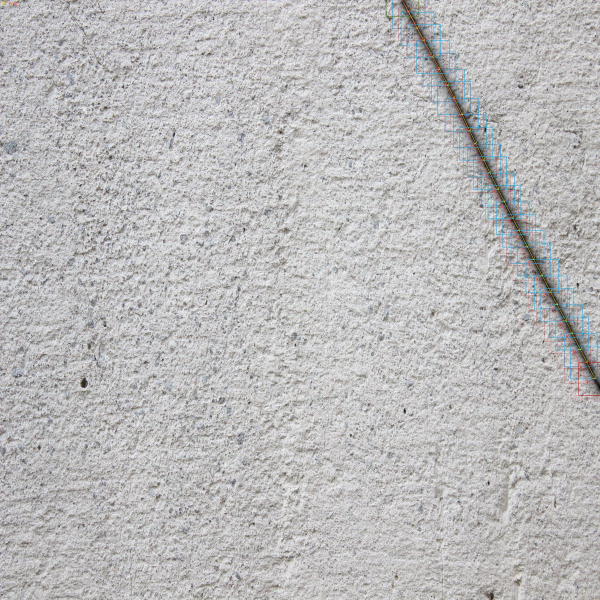
#> input picture src/openvla-rust-tracing/assets/trajectory1_web.jpg, 1200 x 1200 px (shown at 1/2 size)
$ python auto_annotate.py --image ../assets/trajectory1_web.jpg
#> lines starting #> are read from the running program, lines starting #| are printed output that depends on the picture; after the words box and inside, x2 and y2 are one past the last pixel; in counts of white or black regions, pixels touching at a corner belong together
"""
自動アノテーションツール (クラック線の自動トラッキング)

クラック画像を解析し、暗い線を自動検出・骨格化してパスを追跡する。
annotate.py と同一の JSON・パッチ画像形式で出力する。

アルゴリズム:
  1. グレースケール化 → 閾値で二値化（暗いピクセル=クラック）
  2. Zhang-Suen 細線化で1px幅の骨格を取得
  3. 端点（隣接1px）から DFS でパスを追跡
  4. 一定間隔でサブサンプリングしてウェイポイントを生成
  5. annotate.py と同じ形式で保存

使用方法:
  # 生成済み画像を自動アノテーション
  python auto_annotate.py --image crack_generated/00_concrete_w2.5.png --output_dir data/raw

  # generate_crack.py の既知パスから生成（最高精度）
  python auto_annotate.py --image crack_generated/00_concrete_w2.5.png \\
                          --output_dir data/raw --use_generated_path --seed 0

  # 閾値・ウェイポイント数を調整
  python auto_annotate.py --image path/to/crack.png --threshold 100 --n_waypoints 30
"""

from __future__ import annotations

import argparse
import json
import math
from pathlib import Path

import cv2
import numpy as np


# ─── 定数 ─────────────────────────────────────────────────────────────────
ACTION_DIM = 7
INSTRUCTION = "Follow the rust trace. Navigate to continue tracking the corrosion path."


# ─── Zhang-Suen 細線化 ────────────────────────────────────────────────────

def _zs_iteration(binary: np.ndarray, step: int) -> np.ndarray:
    """Zhang-Suen アルゴリズムの1イテレーション（step=0 or 1）。"""
    h, w = binary.shape
    marked = np.zeros_like(binary)

    # パディングして境界処理を簡略化
    pad = np.pad(binary, 1, constant_values=0)

    for y in range(1, h + 1):
        for x in range(1, w + 1):
            if pad[y, x] == 0:
                continue
            # 8近傍を時計回りに取得: p2..p9
            p2 = pad[y - 1, x]
            p3 = pad[y - 1, x + 1]
            p4 = pad[y,     x + 1]
            p5 = pad[y + 1, x + 1]
            p6 = pad[y + 1, x]
            p7 = pad[y + 1, x - 1]
            p8 = pad[y,     x - 1]
            p9 = pad[y - 1, x - 1]

            neighbors = [p2, p3, p4, p5, p6, p7, p8, p9]
            B = sum(neighbors)               # 前景近傍数
            if not (2 <= B <= 6):
                continue

            # 0→1 の遷移回数
            ring = neighbors + [neighbors[0]]
            A = sum(1 for i in range(8) if ring[i] == 0 and ring[i + 1] == 1)
            if A != 1:
                continue

            if step == 0:
                if p2 * p4 * p6 != 0:
                    continue
                if p4 * p6 * p8 != 0:
                    continue
            else:
                if p2 * p4 * p8 != 0:
                    continue
                if p2 * p6 * p8 != 0:
                    continue

            marked[y - 1, x - 1] = 1

    return binary & ~marked


def zhang_suen_thin(binary: np.ndarray, max_iter: int = 300) -> np.ndarray:
    """
    Zhang-Suen 細線化。
    binary: 前景=1, 背景=0 の uint8 配列
    """
    skel = binary.copy().astype(np.uint8)
    for _ in range(max_iter):
        prev = skel.copy()
        skel = _zs_iteration(skel, 0)
        skel = _zs_iteration(skel, 1)
        if np.array_equal(skel, prev):
            break
    return skel


# ─── スケルトン追跡 ────────────────────────────────────────────────────────

def _neighbors8(y: int, x: int, h: int, w: int):
    """8近傍座標を返す（範囲内のみ）。"""
    for dy in (-1, 0, 1):
        for dx in (-1, 0, 1):
            if dy == 0 and dx == 0:
                continue
            ny, nx = y + dy, x + dx
            if 0 <= ny < h and 0 <= nx < w:
                yield ny, nx


def find_endpoints(skel: np.ndarray) -> list[tuple[int, int]]:
    """骨格の端点（隣接前景ピクセルが1個）を返す。"""
    h, w = skel.shape
    pts = []
    ys, xs = np.where(skel > 0)
    for y, x in zip(ys.tolist(), xs.tolist()):
        n = sum(1 for ny, nx in _neighbors8(y, x, h, w) if skel[ny, nx] > 0)
        if n == 1:
            pts.append((y, x))
    return pts


def trace_skeleton(skel: np.ndarray, start: tuple[int, int]) -> list[tuple[int, int]]:
    """
    start から貪欲にスケルトンをたどり、順序付きピクセルリストを返す。
    一本線前提（分岐なし）なので常に未訪問の隣接ピクセルへ進む。
    (y, x) 形式。
    """
    h, w = skel.shape
    visited = np.zeros_like(skel, dtype=bool)
    path: list[tuple[int, int]] = [start]
    visited[start[0], start[1]] = True

    cy, cx = start
    while True:
        next_pts = [
            (ny, nx)
            for ny, nx in _neighbors8(cy, cx, h, w)
            if skel[ny, nx] > 0 and not visited[ny, nx]
        ]
        if not next_pts:
            break
        # 複数候補がある場合は直前の移動方向に最も近いものを選ぶ
        if len(path) >= 2:
            dy_prev = cy - path[-2][0]
            dx_prev = cx - path[-2][1]
            def continuity(pt):
                dy = pt[0] - cy
                dx = pt[1] - cx
                return -(dy * dy_prev + dx * dx_prev)  # 内積が大きい＝同方向
            next_pts.sort(key=continuity)
        ny, nx = next_pts[0]
        visited[ny, nx] = True
        path.append((ny, nx))
        cy, cx = ny, nx

    return path


def subsample_path(
    path: list[tuple[int, int]],
    n_waypoints: int,
) -> list[tuple[int, int]]:
    """パスを等間隔に n_waypoints 点にサブサンプリングする。"""
    if len(path) <= n_waypoints:
        return path

    # 累積弧長を計算して均等サンプリング
    arc = [0.0]
    for i in range(1, len(path)):
        dy = path[i][0] - path[i - 1][0]
        dx = path[i][1] - path[i - 1][1]
        arc.append(arc[-1] + math.sqrt(dy * dy + dx * dx))

    total = arc[-1]
    targets = [total * i / (n_waypoints - 1) for i in range(n_waypoints)]

    result = []
    j = 0
    for t in targets:
        while j < len(arc) - 1 and arc[j + 1] < t:
            j += 1
        result.append(path[j])
    return result


# ─── クラック検出 ─────────────────────────────────────────────────────────

def detect_crack_path(
    image_path: str,
    threshold: int = 80,
    n_waypoints: int = 20,
    min_component_px: int = 50,
) -> list[tuple[int, int]]:
    """
    画像からクラックを自動検出し、ウェイポイント列を返す。
    座標は (x, y) 形式（annotate.py に合わせる）。

    Parameters
    ----------
    image_path : str
        入力画像パス（RGB/グレースケール PNG/JPG）
    threshold : int
        二値化閾値（0〜255）。値以下のピクセルをクラックとみなす
    n_waypoints : int
        出力するウェイポイント数
    min_component_px : int
        ノイズ除去のための最小連結成分サイズ（px）

    Returns
    -------
    list of (x, y) tuples
    """
    img = cv2.imread(image_path)
    if img is None:
        raise FileNotFoundError(f"画像が読み込めません: {image_path}")

    gray = cv2.cvtColor(img, cv2.COLOR_BGR2GRAY)

    # ── 1. 閾値で二値化（暗いピクセル = クラック）─────────────────────
    _, binary = cv2.threshold(gray, threshold, 255, cv2.THRESH_BINARY_INV)

    # ── 2. ノイズ除去（小さい連結成分を除外）───────────────────────────
    n_labels, labels, stats, _ = cv2.connectedComponentsWithStats(binary, connectivity=8)
    clean = np.zeros_like(binary)
    for label in range(1, n_labels):
        if stats[label, cv2.CC_STAT_AREA] >= min_component_px:
            clean[labels == label] = 1

    if clean.sum() == 0:
        raise ValueError(
            f"クラックが検出されませんでした。threshold={threshold} を調整してください。"
        )

    # ── 3. Zhang-Suen 細線化 ─────────────────────────────────────────
    print(f"[auto_annotate] 細線化中... (前景ピクセル数: {clean.sum()})")
    skel = zhang_suen_thin(clean)
    print(f"[auto_annotate] 骨格ピクセル数: {skel.sum()}")

    # ── 4. 端点を探してトレース ──────────────────────────────────────
    endpoints = find_endpoints(skel)
    print(f"[auto_annotate] 端点数: {len(endpoints)}")

    if len(endpoints) == 0:
        # 端点なし（閉じたループ） → 最初の前景ピクセルを起点に
        ys, xs = np.where(skel > 0)
        start = (int(ys[0]), int(xs[0]))
    else:
        # 最も離れた端点ペアの片方を起点に
        if len(endpoints) >= 2:
            max_dist = -1
            best = endpoints[0]
            for i in range(len(endpoints)):
                for j in range(i + 1, len(endpoints)):
                    dy = endpoints[i][0] - endpoints[j][0]
                    dx = endpoints[i][1] - endpoints[j][1]
                    d = dy * dy + dx * dx
                    if d > max_dist:
                        max_dist = d
                        best = endpoints[i]
            start = best
        else:
            start = endpoints[0]

    path_yx = trace_skeleton(skel, start)
    print(f"[auto_annotate] 追跡パス長: {len(path_yx)} px")

    # ── 5. サブサンプリング → (x, y) に変換 ──────────────────────────
    waypoints_yx = subsample_path(path_yx, n_waypoints)
    waypoints_xy = [(x, y) for (y, x) in waypoints_yx]

    return waypoints_xy


# ─── generate_crack.py の既知パスを使う場合 ──────────────────────────────

# [17 lines left out: function get_generated_path, not called in this run]


# ─── annotate.py と同一形式で保存 ─────────────────────────────────────────

def crop_patch(img: np.ndarray, x: int, y: int, patch_size: int) -> np.ndarray:
    """(x, y) を中心とした patch_size × patch_size のクロップ（ゼロパディング）。"""
    h, w = img.shape[:2]
    half = patch_size // 2
    canvas = np.zeros((h + patch_size, w + patch_size, 3), dtype=np.uint8)
    canvas[half:half + h, half:half + w] = img
    cx, cy = x + half, y + half
    return canvas[cy - half:cy + half, cx - half:cx + half]


def save_episode(
    image_path: str,
    visit_sequence: list[tuple[int, int]],
    output_dir: Path,
    episode_id: int,
    patch_size: int,
    step_offset: int,
) -> int:
    """annotate.py と同一形式でエピソードを保存し、次の step_offset を返す。"""
    img = cv2.imread(image_path)
    if img is None:
        raise FileNotFoundError(f"画像が読み込めません: {image_path}")

    steps_dir = output_dir / "steps"
    steps_dir.mkdir(parents=True, exist_ok=True)
    episode_dir = output_dir / "episodes"
    episode_dir.mkdir(parents=True, exist_ok=True)

    steps = []
    for seq_idx, (x, y) in enumerate(visit_sequence):
        step_id = step_offset + seq_idx

        patch = crop_patch(img, x, y, patch_size)
        img_filename = f"step_{step_id:06d}.png"
        cv2.imwrite(str(steps_dir / img_filename), patch)

        if seq_idx < len(visit_sequence) - 1:
            nx, ny = visit_sequence[seq_idx + 1]
            action_vec = [float(nx - x), float(ny - y), 0.0, 0.0, 0.0, 0.0, 0.0]
        else:
            action_vec = [0.0] * ACTION_DIM

        steps.append({
            "step_id":      step_id,
            "episode_id":   episode_id,
            "image_path":   f"steps/{img_filename}",
            "instruction":  INSTRUCTION,
            "action_vector": action_vec,
            "pixel_x":      x,
            "pixel_y":      y,
            "is_first":     seq_idx == 0,
            "is_last":      seq_idx == len(visit_sequence) - 1,
            "annotation_method": "auto",   # 手動と区別するフィールド
        })

    episode = {
        "episode_id":   episode_id,
        "source_image": Path(image_path).name,
        "patch_size":   patch_size,
        "annotation_method": "auto",
        "steps":        steps,
    }

    episode_path = episode_dir / f"episode_{episode_id:04d}.json"
    with open(episode_path, "w") as f:
        json.dump(episode, f, indent=2, ensure_ascii=False)

    print(f"[auto_annotate] 保存完了: {episode_path}  ({len(steps)} steps)")
    return step_offset + len(steps)


# ─── CLI ──────────────────────────────────────────────────────────────────

def main() -> None:
    parser = argparse.ArgumentParser(
        description="自動クラックトラッキング・アノテーションツール"
    )
    parser.add_argument("--image", required=True,
                        help="入力画像パス")
    parser.add_argument("--output_dir", default="data/raw",
                        help="出力ディレクトリ (デフォルト: data/raw)")
    parser.add_argument("--episode_id", type=int, default=0,
                        help="エピソードID")
    parser.add_argument("--patch_size", type=int, default=224,
                        help="観測クロップサイズ px (デフォルト: 224)")
    parser.add_argument("--step_offset", type=int, default=0,
                        help="step_id の開始番号（複数エピソード連番用）")
    parser.add_argument("--threshold", type=int, default=80,
                        help="クラック検出の二値化閾値 0-255 (デフォルト: 80)")
    parser.add_argument("--n_waypoints", type=int, default=20,
                        help="生成するウェイポイント数 (デフォルト: 20)")
    parser.add_argument("--min_component_px", type=int, default=50,
                        help="ノイズ除去の最小連結成分サイズ (デフォルト: 50)")
    parser.add_argument("--use_generated_path", action="store_true",
                        help="generate_crack.py の既知パスを使う（生成画像専用・最高精度）")
    parser.add_argument("--seed", type=int, default=0,
                        help="--use_generated_path 使用時のシード値")
    args = parser.parse_args()

    output_dir = Path(args.output_dir)

    if args.use_generated_path:
        print(f"[auto_annotate] モード: 既知パス使用 (seed={args.seed})")
        waypoints = get_generated_path(seed=args.seed, n_waypoints=args.n_waypoints)
    else:
        print(f"[auto_annotate] モード: 画像解析 (threshold={args.threshold})")
        waypoints = detect_crack_path(
            args.image,
            threshold=args.threshold,
            n_waypoints=args.n_waypoints,
            min_component_px=args.min_component_px,
        )
#> in detect_crack_path, img is the input picture: shape (1200, 1200, 3); mean B, G, R 187, 186.4, 187.3
#> in detect_crack_path, `_, binary = cv2.threshold(gray, threshold, 255, cv2.THRESH_BINARY_INV)`:
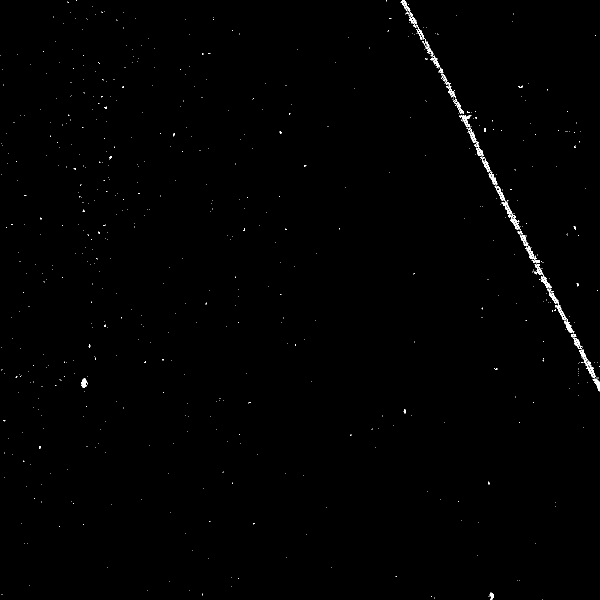
#> binary: shape (1200, 1200) (shown at 1/2 size); 0.44% white in thin lines or dots
#> in detect_crack_path, `n_labels, labels, stats, _ = cv2.connectedComponentsWithStats(binary, ..`: n_labels = 689; stats = 689 rows, first 6: [0, 0, 1200, 1200, 1433653], [152, 1, 2, 1, 2], [772, 0, 2, 3, 4], [801, 0, 19, 24, 144], [134, 3, 3, 3, 4], [816, 8, 2, 1, 2]
#> after the loop in detect_crack_path, `for label in range(1, n_labels):`:
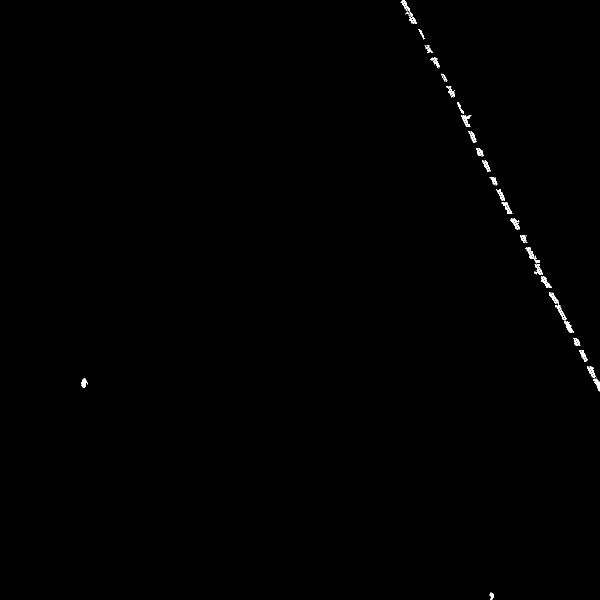
#> clean: shape (1200, 1200) (shown at 1/2 size); values 0 (black) and 1 (white), 0.29% white; 36 white regions, largest, box (x1, y1, x2, y2) and area: (922, 230, 943, 254) 195, (1082, 553, 1104, 576) 183, (1021, 437, 1040, 460) 182
#> (printed output is left out)
#> the loop in zhang_suen_thin, `for _ in range(max_iter):` made 4 passes
#> pass 1, in zhang_suen_thin, `skel = _zs_iteration(skel, 1)`:
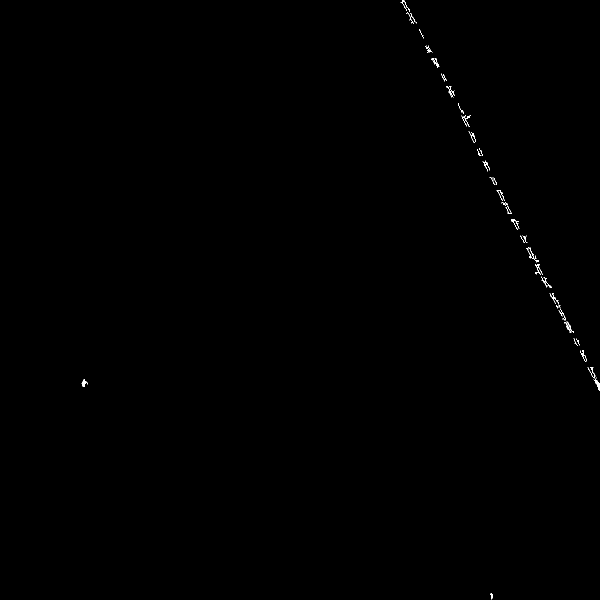
#> skel: shape (1200, 1200) (shown at 1/2 size); values 0 (black) and 1 (white), 0.13% white in thin lines or dots, all inside (x1, y1, x2, y2) = (163, 0, 1200, 1199)
#| [auto_annotate] 骨格ピクセル数: 1587
#> in find_endpoints, `ys, xs = np.where(skel > 0)`: ys = 1587 values from 0 to 1198; xs = 1587 values, max 1199 at index 1574, min 167 at index 1533, mean 999
#> the loop in find_endpoints, `for y, x in zip(ys.tolist(), xs.tolist()):` made 1587 passes
#> (y, x, n) on passes 1 to 3: (0, 805, 2), (0, 806, 2), (1, 804, 2)
#> after the loop in find_endpoints, `for y, x in zip(ys.tolist(), xs.tolist()):`: pts = 115 pairs, first value 5 to 1198, second value 167 to 1199
#> in detect_crack_path, `endpoints = find_endpoints(skel)`: endpoints has the same summary as pts in find_endpoints
#| [auto_annotate] 端点数: 115
#> in detect_crack_path, `best = endpoints[0]`: best = (5, 801)
#> the loop in detect_crack_path, `for i in range(len(endpoints)):` made 115 passes
#> after the loop in detect_crack_path, `for i in range(len(endpoints)):`: max_dist = 1456010
#> in detect_crack_path, `start = best`: start = (5, 801)
#> in trace_skeleton, `path: list[tuple[int, int]] = [start]`: path = [(5, 801)]
#> in trace_skeleton, `cy, cx = start`: cy = 5; cx = 801
#> the loop in trace_skeleton, `while True:` made 34 passes
#> (dy_prev, dx_prev, ny, nx, cy) on passes 3, 4, 5, 9, 10, 11, 12, 13: (0, 1, 3, 804, 3), (-1, 1, 2, 804, 2), (-1, 0, 1, 804, 1), (1, 1, 2, 808, 2), (1, 1, 3, 809, 3), (1, 1, 4, 810, 4), (1, 1, 5, 810, 5), (1, 0, 6, 811, 6)
#> after the loop in trace_skeleton, `while True:`:
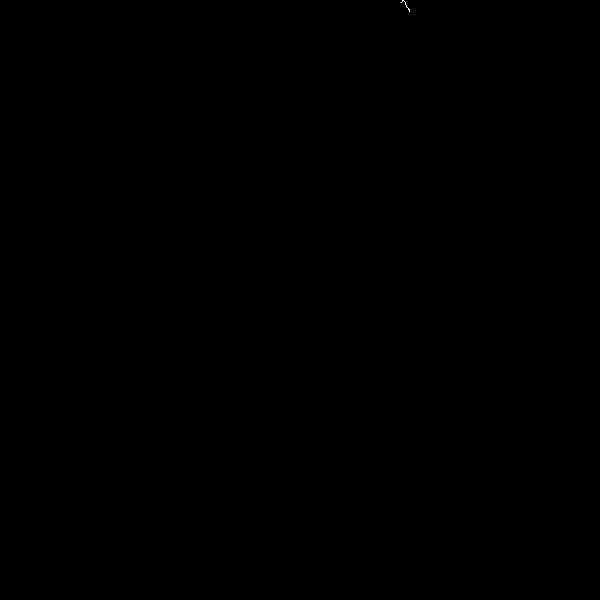
#> visited: shape (1200, 1200) bool (shown at 1/2 size); 0% white in thin lines or dots, all inside (x1, y1, x2, y2) = (801, 0, 820, 24)
#> after the loop in trace_skeleton, `while True:`: path = 34 pairs, first value 0 to 23, second value 801 to 819
#> in detect_crack_path, `path_yx = trace_skeleton(skel, start)`: path_yx has the same summary as path in trace_skeleton
#| [auto_annotate] 追跡パス長: 34 px
#> the loop in subsample_path, `for i in range(1, len(path)):` made 33 passes
#> (dy, dx) on passes 1 to 8: (-1, 1), (0, 1), (-1, 1), (-1, 0), (-1, 0), (-1, 1), (0, 1), (1, 1)
#> after the loop in subsample_path, `for i in range(1, len(path)):`: arc = 34 values from 0 to 38.38
#> in subsample_path, `total = arc[-1]`: total = 38.38
#> in subsample_path, `targets = [total * i / (n_waypoints - 1) for i in range(n_waypoints)]`: targets = [0, 2.02, 4.04, 6.06, 8.08, 10.1, 12.12, 14.14, 16.16, 18.18, 20.2, 22.22, 24.24, 26.26, 28.28, 30.3, 32.32, 34.34, 36.36, 38.38]
#> the loop in subsample_path, `for t in targets:` made 20 passes
#> t on passes 2 to 9: 2.02, 4.04, 6.06, 8.08, 10.1, 12.12, 14.14, 16.16
#> after the loop in subsample_path, `for t in targets:`: j = 32; result = [(5, 801), (4, 802), (3, 804), (1, 804), (0, 805), (1, 807), (2, 808), (4, 810), (5, 810), (7, 811), (9, 811), (11, 812), (13, 813), (14, 813), (15, 815), (16, 816), (18, 817), (19, 818), (20, 819), (22, 819)]
#> in detect_crack_path, `waypoints_yx = subsample_path(path_yx, n_waypoints)`: waypoints_yx has the same summary as result in subsample_path
#> in detect_crack_path, `waypoints_xy = [(x, y) for (y, x) in waypoints_yx]`: waypoints_xy = [(801, 5), (802, 4), (804, 3), (804, 1), (805, 0), (807, 1), (808, 2), (810, 4), (810, 5), (811, 7), (811, 9), (812, 11), (813, 13), (813, 14), (815, 15), (816, 16), (817, 18), (818, 19), (819, 20), (819, 22)]
#> waypoints has the same summary as waypoints_xy in detect_crack_path

    print(f"[auto_annotate] ウェイポイント数: {len(waypoints)}")
#| [auto_annotate] ウェイポイント数: 20
    for i, (x, y) in enumerate(waypoints):
        if i == 0:
            print(f"  [{i+1}] ({x}, {y})  (始点)")
        elif i < len(waypoints) - 1:
            px, py = waypoints[i - 1]
            dx, dy = x - px, y - py
            dist = int(math.sqrt(dx*dx + dy*dy))
            print(f"  [{i+1}] ({x}, {y})  Δx={dx:+d}, Δy={dy:+d}  距離={dist}px")
        else:
            px, py = waypoints[i - 1]
            dx, dy = x - px, y - py
            dist = int(math.sqrt(dx*dx + dy*dy))
            print(f"  [{i+1}] ({x}, {y})  Δx={dx:+d}, Δy={dy:+d}  距離={dist}px  (終点)")
#> this loop made 20 passes
#> (x, y, px, py, dx, dy, dist) on passes 2 to 9: (802, 4, 801, 5, 1, -1, 1), (804, 3, 802, 4, 2, -1, 2), (804, 1, 804, 3, 0, -2, 2), (805, 0, 804, 1, 1, -1, 1), (807, 1, 805, 0, 2, 1, 2), (808, 2, 807, 1, 1, 1, 1), (810, 4, 808, 2, 2, 2, 2), (810, 5, 810, 4, 0, 1, 1)
#> (printed output is left out)

    save_episode(
        image_path=args.image,
        visit_sequence=waypoints,
        output_dir=output_dir,
        episode_id=args.episode_id,
        patch_size=args.patch_size,
        step_offset=args.step_offset,
    )
#> the loop in save_episode, `for seq_idx, (x, y) in enumerate(visit_sequence):` made 20 passes
#> (x, y, cx in crop_patch, cy in crop_patch, img_filename, nx, ny, action_vec) on passes 1 to 6: (801, 5, 913, 117, 'step_000000.png', 802, 4, [1, -1, 0, 0, 0, 0, 0]), (802, 4, 914, 116, 'step_000001.png', 804, 3, [2, -1, 0, 0, 0, 0, 0]), (804, 3, 916, 115, 'step_000002.png', 804, 1, [0, -2, 0, 0, 0, 0, 0]), (804, 1, 916, 113, 'step_000003.png', 805, 0, [1, -1, 0, 0, 0, 0, 0]), (805, 0, 917, 112, 'step_000004.png', 807, 1, [2, 1, 0, 0, 0, 0, 0]), (807, 1, 919, 113, 'step_000005.png', 808, 2, [1, 1, 0, 0, 0, 0, 0])
#> pass 1, in save_episode, `patch = crop_patch(img, x, y, patch_size)`:
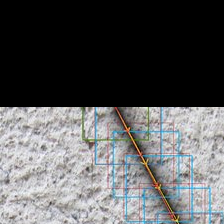
#> patch: shape (224, 224, 3); mean B, G, R 92.8, 91.8, 91.4
#> pass 2, in save_episode, `patch = crop_patch(img, x, y, patch_size)`:
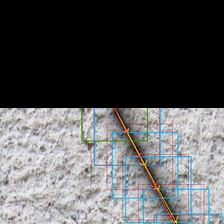
#> patch: shape (224, 224, 3); mean B, G, R 92.1, 91.1, 90.6
#> pass 3, in save_episode, `patch = crop_patch(img, x, y, patch_size)`:
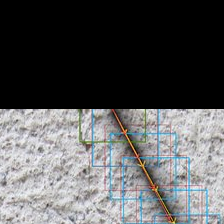
#> patch: shape (224, 224, 3); mean B, G, R 91.3, 90.3, 89.9
#| [auto_annotate] 保存完了: data/raw/episodes/episode_0000.json  (20 steps)


if __name__ == "__main__":
    main()
